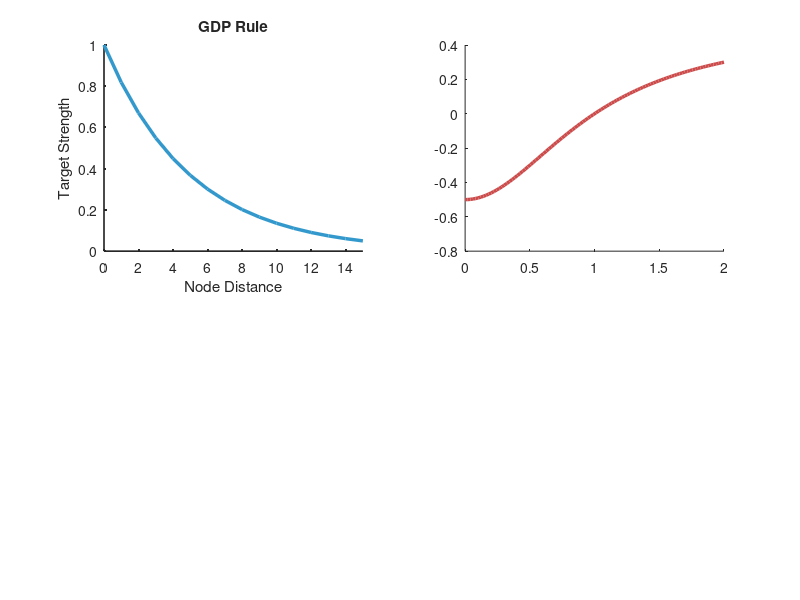

The MATLAB source for this figure: (Note: this script raises an error after producing the figure.)
% Stam et al. (2010) - Adaptive Rewiring
clear; clc; close all;

% --- Visual Style ---
c_GDP    = [0.2 0.6 0.8];   % Teal (Distance Rule)
c_SDP    = [0.8 0.3 0.3];   % Red (Sync Rule)
c_Ax     = [0.15 0.15 0.15];% Dark Grey (Axes/Text)
colormap_style = flipud(gray); 

% --- Simulation Parameters ---
N = 40;             
T_sim = 600;        
dt = 0.05;

% 1. Initial Topology (Random)
W = rand(N) > 0.80; 
W = double(W - diag(diag(W))); 
W = (W + W')/2; 
W(W>0) = 0.5;
W_start = W; 

% 2. Dynamics Setup (Kuramoto)
theta = 2*pi*rand(N, 1);     
omega = 1.0 + 0.1*randn(N,1);
coupling_k = 2.0;            

% 3. Plasticity Parameters
alpha_SDP = 0.02;   
threshold_SDP = 0.4;
Target_Deg = 4;     

% --- Evolution Loop ---
for t = 1:T_sim
    % Fast Dynamics
    phase_diff = theta' - theta; 
    interaction = sum(W .* sin(phase_diff), 2);
    theta = theta + (omega + coupling_k/N * interaction) * dt;
    
    % Slow Dynamics
    if mod(t, 5) == 0 
        Sync = cos(phase_diff); 
        
        % A. SDP (Hebbian)
        dW = alpha_SDP * (Sync - threshold_SDP);
        mask = W > 0;
        W(mask) = W(mask) + dW(mask);
        W(W < 0.05) = 0; % Pruning
        W = (W + W') / 2; 
        
        % B. GDP (Homeostatic)
        degrees = sum(W > 0, 2);
        for i = 1:N
            if degrees(i) < Target_Deg
                dist_vec = abs((1:N) - i);
                dist_vec = min(dist_vec, N - dist_vec); 
                prob = exp(-dist_vec / 4); 
                prob(i) = 0; prob(W(i,:) > 0) = 0; 
                if sum(prob) > 0
                    target = randsample(N, 1, true, prob);
                    W(i, target) = 0.5; W(target, i) = 0.5; 
                end
            end
        end
    end
end

% --- PLOTTING ---
figure('Color','w', 'Position', [100 100 600 600]); 

% Panel 1: GDP Rule (Distance)
subplot(2,2,1); hold on;
d = 0:15; 
target_w = exp(-0.2 * d); % Stam Eq. 3
plot(d, target_w, 'Color', c_GDP, 'LineWidth', 2.5);
title('GDP Rule', 'FontWeight', 'bold', 'Color', c_Ax);
xlabel('Node Distance', 'Color', c_Ax); 
ylabel('Target Strength', 'Color', c_Ax);
set(gca, 'LineWidth', 1.2, 'Box', 'off', 'XColor', c_Ax, 'YColor', c_Ax);
xlim([0 15]); ylim([0 1]);

% Panel 2: SDP Rule (Synchronization)
subplot(2,2,2); hold on;
r = linspace(0, 2, 100);
Hill = (r.^2)./(r.^2 + 1) - 0.5; % Stam Eq. 4
plot(r, Hill, 'Color', c_SDP, 'LineWidth', 2.5);
yline(0, '-', 'Color', [0.7 0.7 0.7]);
xline(1, '--', 'Color', [0.7 0.7 0.7]);
title('SDP Rule', 'FontWeight', 'bold', 'Color', c_Ax);
xlabel('Synchronization (r)', 'Color', c_Ax); 
ylabel('\Delta Weight', 'Color', c_Ax);
set(gca, 'LineWidth', 1.2, 'Box', 'off', 'XColor', c_Ax, 'YColor', c_Ax);
xlim([0 2]); ylim([-0.6 0.6]);

% Panel 3: Start Matrix
subplot(2,2,3);
imagesc(W_start); colormap(gca, colormap_style);
axis square; axis off;
title('Network Weights (Start)', 'FontWeight', 'bold', 'Color', c_Ax);

% Panel 4: End Matrix
subplot(2,2,4);
[~, idx] = sort(theta); 
imagesc(W(idx, idx)); colormap(gca, colormap_style);
axis square; axis off;
title('Network Weights (End)', 'FontWeight', 'bold', 'Color', c_Ax);
